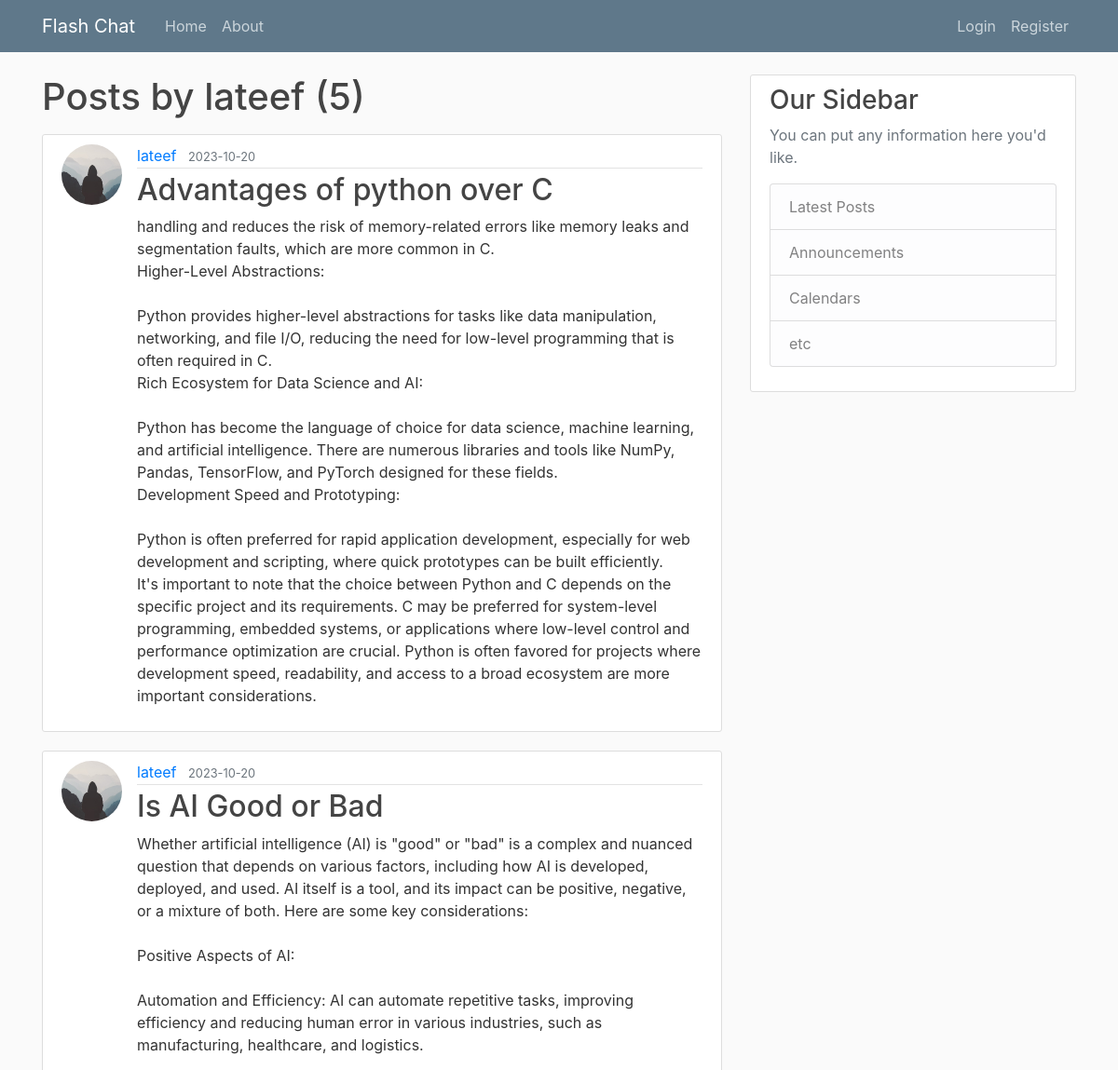
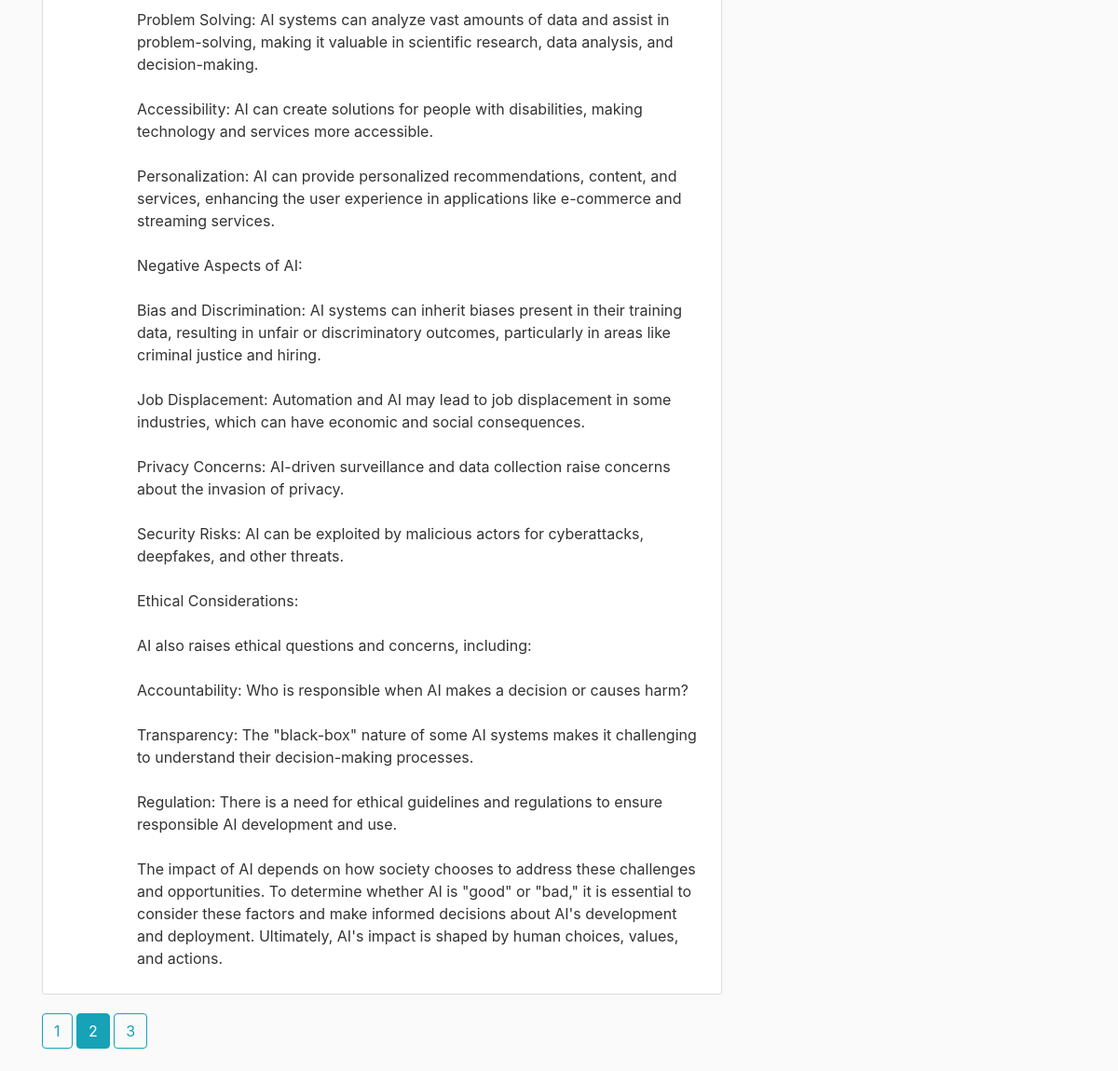
Page /user/lateef?page=2 on the committed database (2 pictures, top to bottom).
### flash_chat/models.py (models this page shows, shortened)
class User(db.Model, UserMixin):
    id = db.Column(db.Integer, primary_key=True)
    username = db.Column(db.String(20), unique = True, nullable=False)
    email = db.Column(db.String(120), unique = True, nullable=False)
    image_file = db.Column(db.String(20), nullable=False, default="default.jpg")
    password = db.Column(db.String(60), nullable=False)
    posts = db.relationship("Post", backref="author", lazy=True)

class Post(db.Model):
        id = db.Column(db.Integer, primary_key=True)
        title = db.Column(db.String(100), nullable=False)
        date_posted = db.Column(db.DateTime, nullable=False, default=datetime.utcnow)
        content = db.Column(db.Text, nullable=False)
        user_id = db.Column(db.Integer, db.ForeignKey("user.id"), nullable=False)

### flash_chat/route.py (the view)
@app.route("/user/<string:username>")
def user_posts(username):
    page = request.args.get('page', 1, type=int)
    user = User.query.filter_by(username=username).first_or_404()
    posts = Post.query.filter_by(author=user)\
        .order_by(Post.date_posted.desc())\
        .paginate(page=page, per_page=2)
    return render_template('user_posts.html', posts=posts, user=user)

### flash_chat/template/user_posts.html
{% extends "layout.html" %}
{% block content %}
    <h1 class="mb-3">Posts by {{ user.username }} ({{ posts.total }})</h1>
    {% for post in posts.items %}
        <article class="media content-section">
          <img class="rounded-circle article-img" src="{{ url_for('static', filename='profile_pics/' + post.author.image_file) }}">
          <div class="media-body">
            <div class="article-metadata">
              <a class="mr-2" href="{{ url_for('user_posts', username=post.author.username) }}">{{ post.author.username }}</a>
              <small class="text-muted">{{ post.date_posted.strftime('%Y-%m-%d') }}</small>
            </div>
            <h2><a class="article-title" href="{{ url_for('post', post_id=post.id) }}">{{ post.title }}</a></h2>
            <p class="article-content">{{ post.content }}</p>
          </div>
        </article>
    {% endfor %}
    {% for page_num in posts.iter_pages(left_edge=1, right_edge=1, left_current=1, right_current=2) %}
      {% if page_num %}
        {% if posts.page == page_num %}
          <a class="btn btn-info mb-4" href="{{ url_for('user_posts', username=user.username, page=page_num) }}">{{ page_num }}</a>
        {% else %}
          <a class="btn btn-outline-info mb-4" href="{{ url_for('user_posts', username=user.username, page=page_num) }}">{{ page_num }}</a>
        {% endif %}
      {% else %}
        ...
      {% endif %}
    {% endfor %}
{% endblock content %}

### flash_chat/static/main.css (style rules this page uses)
body { background: #fafafa; color: #333333; margin-top: 5rem; }
h1, h2, h3, h4, h5, h6 { color: #444444; }
.content-section { background: #ffffff; padding: 10px 20px; border: 1px solid #dddddd; border-radius: 3px; margin-bottom: 20px; }
.article-title { color: #444444; }
.article-content { white-space: pre-line; }
.article-img { height: 65px; width: 65px; margin-right: 16px; }
.article-metadata { padding-bottom: 1px; margin-bottom: 4px; border-bottom: 1px solid #e3e3e3 }

### rows in the picture
User: username "lateef"
Post: image_file (placeholder picture), author.username "lateef", date_posted "2023-10-20", title "Advantages of python over C", content "handling and reduces the risk of memory-related errors like memory leaks and segmentation faults, which are more common in C. Higher-Level Abstractions: Python provides higher-level abstractions for tasks like data manipulation, networking, and file I/O, reducing the need for low-level programming that is often required in C. Rich Ecosystem for Data Science and AI: Python has become the language of choice for data science, machine learning, and artificial intelligence. There are numerous libraries and tools like NumPy, Pandas, TensorFlow, and PyTorch designed for these fields. Development Speed and Prototyping: Python is often preferred for rapid application development, especially for web…"
Post: image_file (placeholder picture), author.username "lateef", date_posted "2023-10-20", title "Is AI Good or Bad", content "Whether artificial intelligence (AI) is \"good\" or \"bad\" is a complex and nuanced question that depends on various factors, including how AI is developed, deployed, and used. AI itself is a tool, and its impact can be positive, negative, or a mixture of both. Here are some key considerations: Positive Aspects of AI: Automation and Efficiency: AI can automate repetitive tasks, improving efficiency and reducing human error in various industries, such as manufacturing, healthcare, and logistics. Problem Solving: AI systems can analyze vast amounts of data and assist in problem-solving, making it valuable in scientific research, data analysis, and decision-making. Accessibility: AI can create…"

### other values in the picture
{{ posts.total }} "5"
{{ page_num }} "1" "3"
{{ page_num }} "2"
